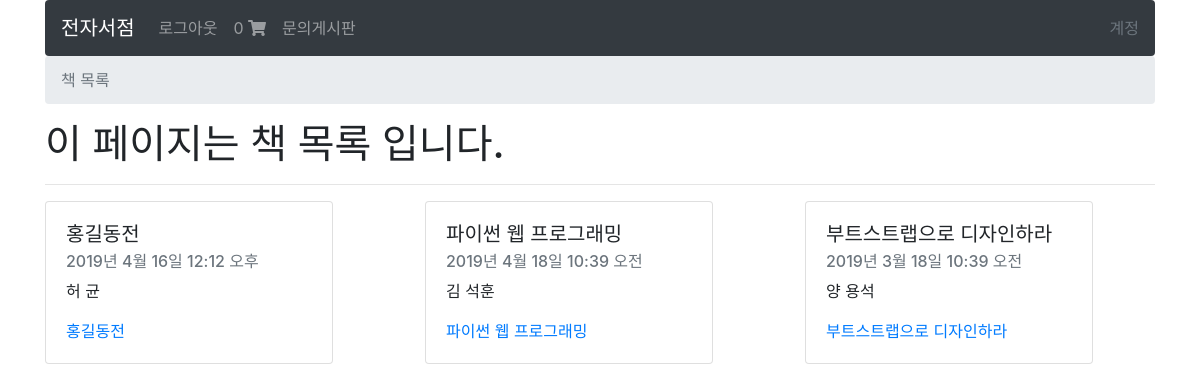
The page / (signed in) on the database its author committed.
### books/models.py (models this page shows)
class Book(models.Model):
    authors = models.ManyToManyField(Author)
    title = models.CharField(max_length=100)
    publication_date = models.DateTimeField()
    isbn = models.CharField(max_length=16)
    slug = models.SlugField()
    cover = models.ImageField()
    price = models.FloatField()
    def __str__(self):
        return self.title
    def get_absolute_url(self):
        return reverse("books:book-detail", kwargs={
            'slug': self.slug
        })

class Author(models.Model):
    first_name = models.CharField(max_length=30)
    last_name = models.CharField(max_length=30)
    slug = models.SlugField()
    def __str__(self):
        return f"{self.first_name} {self.last_name}"

### books/views.py (the view)
# urls.py: path('', book_list, name='book-list'),
def book_list(request):
    queryset = Book.objects.all()
    context = {
        'queryset': queryset
    }
    return render(request, "book_list.html", context)

### shopping_cart/templatetags/cart_template_tags.py (called while the page is built)
@register.filter
def cart_item_count(user):
    if user.is_authenticated:
        qs = Order.objects.filter(user=user, is_ordered=False)
        if qs.exists():
            return qs[0].items.count()
    return 0

### templates/book_list.html (shortened to what this page needs)
{% extends "base.html" %}
{% block breadcrumb %}
<nav aria-label="breadcrumb">
<ol class="breadcrumb">
<li class="breadcrumb-item active" aria-current="page">책 목록</li>
</ol>
</nav>
{% endblock breadcrumb %}
{% block content %}
<h1>이 페이지는 책 목록 입니다.</h1>
<hr />
<div class="row">
{% for book in queryset %}
<div class="col-4">
    <div class="card" style="width: 18rem;">
        <div class="card-body">
            <h5 class="card-title">{{ book.title }}</h5>
            <h6 class="card-subtitle mb-2 text-muted">{{ book.publication_date }}</h6>
            <p class="card-text">
                {% for author in book.authors.all %}
                    <span>{{ author }}</span>
                {% endfor %}
            </p>
            <a href="{{ book.get_absolute_url }}" class="card-link">{{ book }}</a>
        </div>
    </div>
</div>
{% endfor %}
</div>
{% endblock content %}

### templates/navbar.html (shortened to what this page needs)
{% load cart_template_tags %}
<nav class="navbar navbar-expand-lg navbar-dark bg-dark rounded">
<a class="navbar-brand" href="{% url 'books:book-list' %}">전자서점</a>
<div class="collapse navbar-collapse" id="navbarsExample09">
    <ul class="navbar-nav mr-auto">
    {% if request.user.is_authenticated %}
    <li class="nav-item">
        <a class="nav-link" href="{% url 'account_logout' %}">로그아웃</a>
    </li>
    <li class="nav-item">
        <a class="nav-link" href="{% url 'cart:order-summary' %}">
        {{ request.user|cart_item_count }}
        <i class="fas fa-shopping-cart"></i>
        </a>
    </li>
    <li class="nav-item">
        <a class="nav-link" href="{% url 'blog:create' %}">문의게시판</a>
    </li>
    {% endif %}
    </ul>
    <a class="text-muted" href="{% url 'profile' %}">계정</a>
</div>
</nav>

### rows shown on the page
Book: title "홍길동전", publication_date "2019년 4월 16일 12:12 오후"
Author: first_name+last_name "허 균"
Book: title "파이썬 웹 프로그래밍", publication_date "2019년 4월 18일 10:39 오전"
Author: first_name+last_name "김 석훈"
Book: title "부트스트랩으로 디자인하라", publication_date "2019년 3월 18일 10:39 오전"
Author: first_name+last_name "양 용석"

### other values the page prints
{{ request.user|cart_item_count }} "0"
